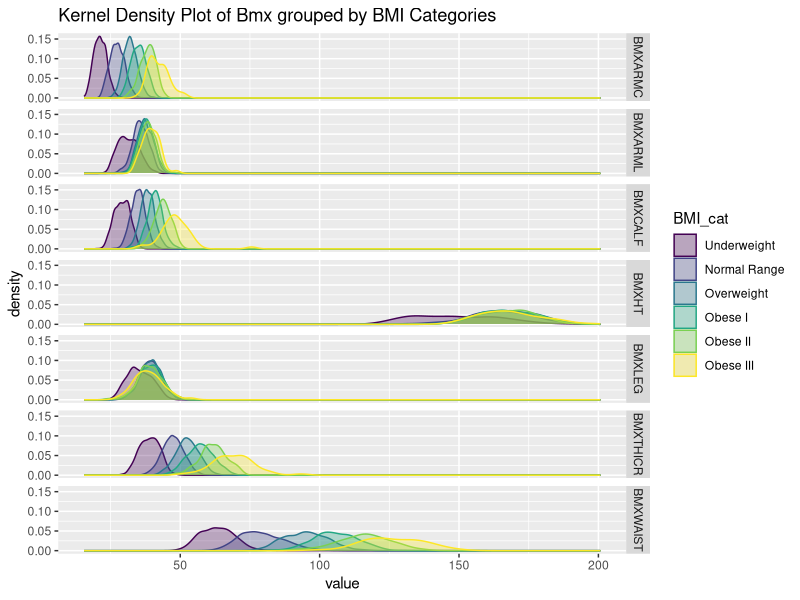

Here is the R script that generated this plot:
library(ggplot2)

data1<-read.csv("data/BMX_clean.csv")

f<-factor(data1$BMI_cat,ordered=T,levels=c("Underweight","Normal Range","Overweight","Obese I","Obese II","Obese III"))
data1<-data.frame(data1[,1:14],BMI_cat=f)

cnames<-c("BMXWT","BMXHT","BMXBMI","BMXLEG","BMXCALF","BMXARML","BMXARMC","BMXWAIST","BMXTHICR","BMXTRI","BMXSUB")

df<-data.frame()

for(i in c(2,4:9)) {
  dat<-data.frame(id=1:nrow(data1))
  dat$BMX<-rep(cnames[i],nrow(data1))
  dat$value<-data1[,i+3]
  dat$BMI_cat<-data1$BMI_cat
  df<-rbind(df,dat)
}

p<-ggplot(df,aes(x=value,group=BMI_cat)) +
    geom_density(aes(colour=BMI_cat,fill=BMI_cat),alpha=0.3) +
    facet_grid(BMX~.) +
    labs(title="Kernel Density Plot of Bmx grouped by BMI Categories")
ggsave("plot/7-groupdensityplot.png",p)
